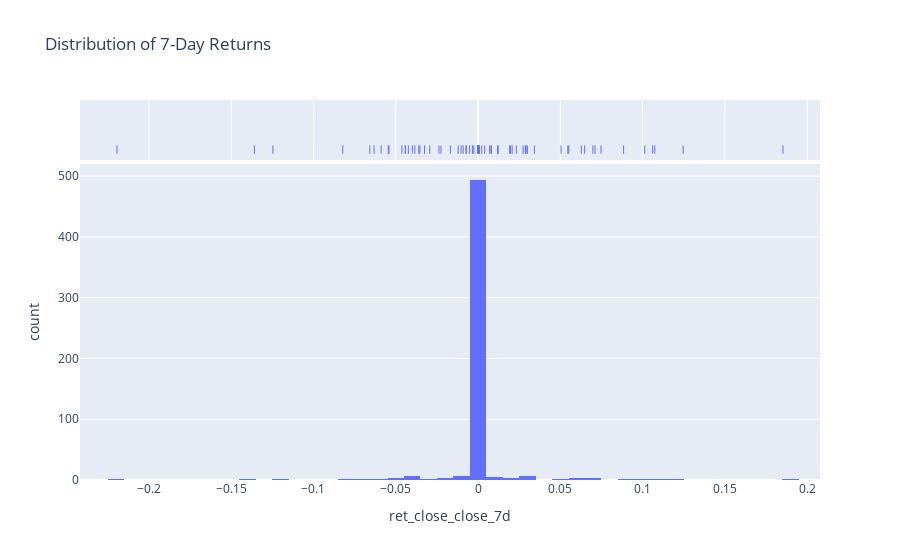

Notebook code cell kept with this figure:
### Code cell
import os
import datetime as dt
import pandas as pd
import numpy as np
from IPython.display import display
from dotenv import load_dotenv

# Setup paths and env
project_root = os.path.abspath(os.path.join(os.getcwd(), os.pardir))
load_dotenv(os.path.join(project_root, '.env'))

from db.config import SessionLocal
from analysis_helpers import (
    load_trades_window,
    prepare_trades,
    add_basic_returns,
    add_multi_horizon_returns,
    add_quartile_flags,
    quartile_stats_for_senators
)

# --- 1. DATA LOADING ---
lookback_days = 365 
today = dt.date.today()
start = today - dt.timedelta(days=lookback_days)

trades_raw = load_trades_window(start, today)

# --- 2. THE REPAIR STEP ---
# We run the preparation. If you updated the price helper above, 
# this will now pull actual 7-day and 30-day prices.
trades_prep = prepare_trades(trades_raw)
trades_prep = add_basic_returns(trades_prep)
trades_prep = add_multi_horizon_returns(trades_prep, horizons=(1, 7, 30))

# --- 3. SANITY CHECK (Crucial) ---
# Check if we still have the "Zero Return" bug
zero_rate = (trades_prep['ret_close_close_7d'] == 0).mean()
print(f"Percentage of trades with exactly 0.0 return: {zero_rate:.2%}")
if zero_rate > 0.50:
    print("WARNING: Bug still present. Prices are not fetching forward.")

# --- 4. ANALYSIS ---
metric = 'ret_close_close_7d'
# Add quartile flags with a "Strict" check to avoid 0s falling into both buckets
trades_q = add_quartile_flags(trades_prep, metric)

# If q25 and q75 are the same (0), the stats will still be broken.
# This helper identifies the top performers.
sen_stats = quartile_stats_for_senators(trades_q, metric)

print("\nTop Senators by 7-day Outperformance:")
display(sen_stats.sort_values('top_share', ascending=False).head(10))

# --- 5. CLEAN VISUALIZATION ---
import plotly.express as px
fig = px.histogram(trades_prep, x=metric, title="Distribution of 7-Day Returns", 
                   nbins=50, marginal="rug")
fig.show()

### Figure 1 — Plotly figure (JSON) as saved in the notebook; plotly's stock layout.template omitted (floating-point values rounded to 4 significant figures; data arrays with more than 128 entries replaced by an {"elided": "..."} marker saying what was removed)
{"data": [{"bingroup": "x", "hovertemplate": "ret_close_close_7d=%{x}<br>count=%{y}<extra></extra>", "legendgroup": "", "marker": {"color": "#636efa", "pattern": {"shape": ""}}, "name": "", "nbinsx": 50, "orientation": "v", "showlegend": false, "type": "histogram", "x": {"elided": "551 float values"}, "xaxis": "x", "yaxis": "y"}, {"boxpoints": "all", "fillcolor": "rgba(255,255,255,0)", "hoveron": "points", "hovertemplate": "ret_close_close_7d=%{x}<extra></extra>", "jitter": 0, "legendgroup": "", "line": {"color": "rgba(255,255,255,0)"}, "marker": {"color": "#636efa", "symbol": "line-ns-open"}, "name": "", "showlegend": false, "type": "box", "x": {"elided": "551 float values"}, "xaxis": "x2", "yaxis": "y2"}], "layout": {"barmode": "relative", "legend": {"tracegroupgap": 0}, "title": {"text": "Distribution of 7-Day Returns"}, "xaxis": {"anchor": "y", "domain": [0, 1], "title": {"text": "ret_close_close_7d"}}, "xaxis2": {"anchor": "y2", "domain": [0, 1], "matches": "x", "showgrid": true, "showticklabels": false}, "yaxis": {"anchor": "x", "domain": [0, 0.8316], "title": {"text": "count"}}, "yaxis2": {"anchor": "x2", "domain": [0.8416, 1], "matches": "y2", "showgrid": false, "showline": false, "showticklabels": false, "ticks": ""}}}
